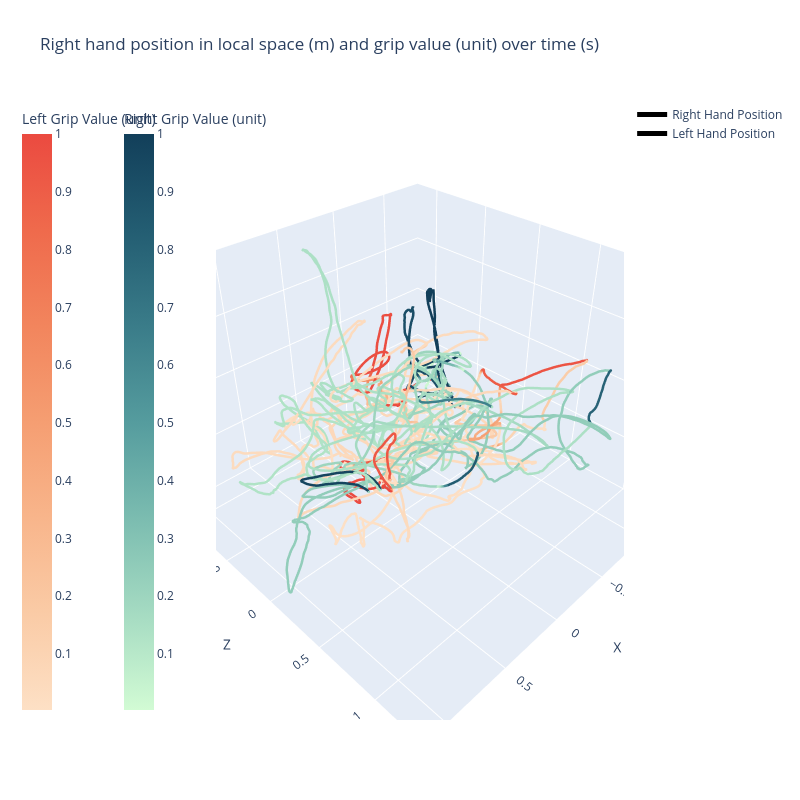

Source (notebook cell):
### Markdown cell above
In this example, we will extract the position of the right and left hand controllers and the grip value over time. We will then plot the trajectory of the controllers and color-code the trajectory based on the grip value.

### Code cell
right_hand_binding_path = "<XRController>{RightHand}/pointerPosition"
right_grip_binding_path = "<XRController>{RightHand}/{Grip}"

left_hand_binding_path = "<XRController>{LeftHand}/pointerPosition"
left_grip_binding_path = "<XRController>{LeftHand}/{Grip}"

right_hand_time_s, right_hand_values = extract_input_actions(record1, right_hand_binding_path)
_right_grip_time_s, right_grip_values = extract_input_actions(record1, right_grip_binding_path)
# Resample to make sure both timeseries share the same time points
right_grip_values = resample(right_grip_values, _right_grip_time_s, right_hand_time_s)
right_grip_values = right_grip_values.squeeze()

left_hand_time_s, left_hand_values = extract_input_actions(record1, left_hand_binding_path)
_left_grip_time_s, left_grip_values = extract_input_actions(record1, left_grip_binding_path)
# Resample to make sure both timeseries share the same time points
left_grip_values = resample(left_grip_values, _left_grip_time_s, left_hand_time_s)
left_grip_values = left_grip_values.squeeze()

right_hand_trajectory = create_trajectory_3d(right_hand_values, "Right Hand Position")
right_hand_trajectory = add_trajectory_custom_data(right_hand_trajectory, right_grip_values, "Right Grip Value", "unit", cmap="darkmint", color_bar_x=-0.25, as_line_color=True)
right_hand_trajectory = add_trajectory_custom_data(right_hand_trajectory, right_hand_time_s, "Time", "s")

left_hand_trajectory = create_trajectory_3d(left_hand_values, "Left Hand Position", color="blue")
left_hand_trajectory = add_trajectory_custom_data(left_hand_trajectory, left_grip_values, "Left Grip Value", "unit", cmap="peach", color_bar_x=-0.5, as_line_color=True)
left_hand_trajectory = add_trajectory_custom_data(left_hand_trajectory, left_hand_time_s, "Time", "s")

fig = go.Figure()
fig.add_trace(right_hand_trajectory)
fig.add_trace(left_hand_trajectory)

fig.update_layout(
    title="Right hand position in local space (m) and grip value (unit) over time (s)",
    # We swap the y and z axis to match the Unity coordinate system
    scene=dict(
        xaxis_title="X",
        yaxis_title="Z",
        zaxis_title="Y",
        zaxis=dict(range=[0,2])
    ),
    width=800,
    height=800
)

fig.show()

### Figure 1 — Plotly figure (JSON) as saved in the notebook; plotly's stock layout.template omitted (floating-point values rounded to 4 significant figures; data arrays with more than 128 entries replaced by an {"elided": "..."} marker saying what was removed)
{"data": [{"customdata": {"elided": "25747x2 float values"}, "hovertemplate": "<b>X:</b> %{x:.2f}<br><b>Y:</b> %{y:.2f}<br><b>Z:</b> %{z:.2f}<br>Right Grip Value:</b> %{customdata[0]:.2f}unit<br>Time:</b> %{customdata[1]:.2f}s", "line": {"color": {"elided": "25747 float values"}, "colorbar": {"title": {"text": "Right Grip Value (unit)"}, "x": -0.25}, "colorscale": [[0, "rgb(210, 251, 212)"], [0.1667, "rgb(165, 219, 194)"], [0.3333, "rgb(123, 188, 176)"], [0.5, "rgb(85, 156, 158)"], [0.6667, "rgb(58, 124, 137)"], [0.8333, "rgb(35, 93, 114)"], [1, "rgb(18, 63, 90)"]], "width": 5}, "mode": "lines", "name": "Right Hand Position", "type": "scatter3d", "x": {"elided": "25747 float values"}, "y": {"elided": "25747 float values"}, "z": {"elided": "25747 float values"}}, {"customdata": {"elided": "25747x2 float values"}, "hovertemplate": "<b>X:</b> %{x:.2f}<br><b>Y:</b> %{y:.2f}<br><b>Z:</b> %{z:.2f}<br>Left Grip Value:</b> %{customdata[0]:.2f}unit<br>Time:</b> %{customdata[1]:.2f}s", "line": {"color": {"elided": "25747 float values"}, "colorbar": {"title": {"text": "Left Grip Value (unit)"}, "x": -0.5}, "colorscale": [[0, "rgb(253, 224, 197)"], [0.1667, "rgb(250, 203, 166)"], [0.3333, "rgb(248, 181, 139)"], [0.5, "rgb(245, 158, 114)"], [0.6667, "rgb(242, 133, 93)"], [0.8333, "rgb(239, 106, 76)"], [1, "rgb(235, 74, 64)"]], "width": 5}, "mode": "lines", "name": "Left Hand Position", "type": "scatter3d", "x": {"elided": "25747 float values"}, "y": {"elided": "25747 float values"}, "z": {"elided": "25747 float values"}}], "layout": {"height": 800, "scene": {"xaxis": {"title": {"text": "X"}}, "yaxis": {"title": {"text": "Z"}}, "zaxis": {"range": [0, 2], "title": {"text": "Y"}}}, "title": {"text": "Right hand position in local space (m) and grip value (unit) over time (s)"}, "width": 800}}
